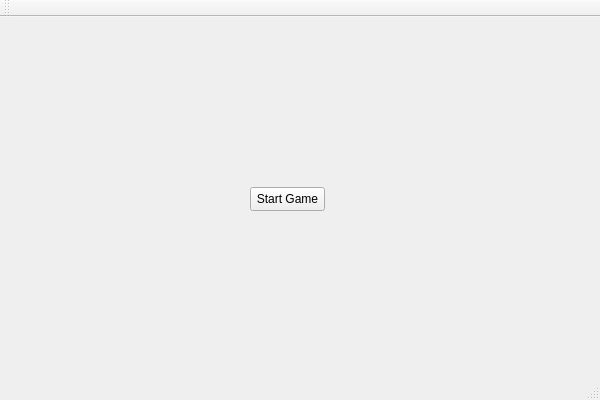
<?xml version="1.0" encoding="UTF-8"?>
<ui version="4.0">
 <class>GraphicInterfaceClass</class>
 <widget class="QMainWindow" name="GraphicInterfaceClass">
  <property name="geometry">
   <rect>
    <x>0</x>
    <y>0</y>
    <width>600</width>
    <height>400</height>
   </rect>
  </property>
  <property name="windowTitle">
   <string>GraphicInterface</string>
  </property>
  <widget class="QWidget" name="centralWidget">
   <widget class="QPushButton" name="PushButton">
    <property name="geometry">
     <rect>
      <x>250</x>
      <y>170</y>
      <width>75</width>
      <height>24</height>
     </rect>
    </property>
    <property name="text">
     <string>Start Game</string>
    </property>
   </widget>
  </widget>
  <widget class="QMenuBar" name="menuBar">
   <property name="geometry">
    <rect>
     <x>0</x>
     <y>0</y>
     <width>600</width>
     <height>22</height>
    </rect>
   </property>
  </widget>
  <widget class="QToolBar" name="mainToolBar">
   <attribute name="toolBarArea">
    <enum>TopToolBarArea</enum>
   </attribute>
   <attribute name="toolBarBreak">
    <bool>false</bool>
   </attribute>
  </widget>
  <widget class="QStatusBar" name="statusBar"/>
 </widget>
 <layoutdefault spacing="6" margin="11"/>
 <resources>
  <include location="GraphicInterface.qrc"/>
 </resources>
 <connections/>
</ui>
